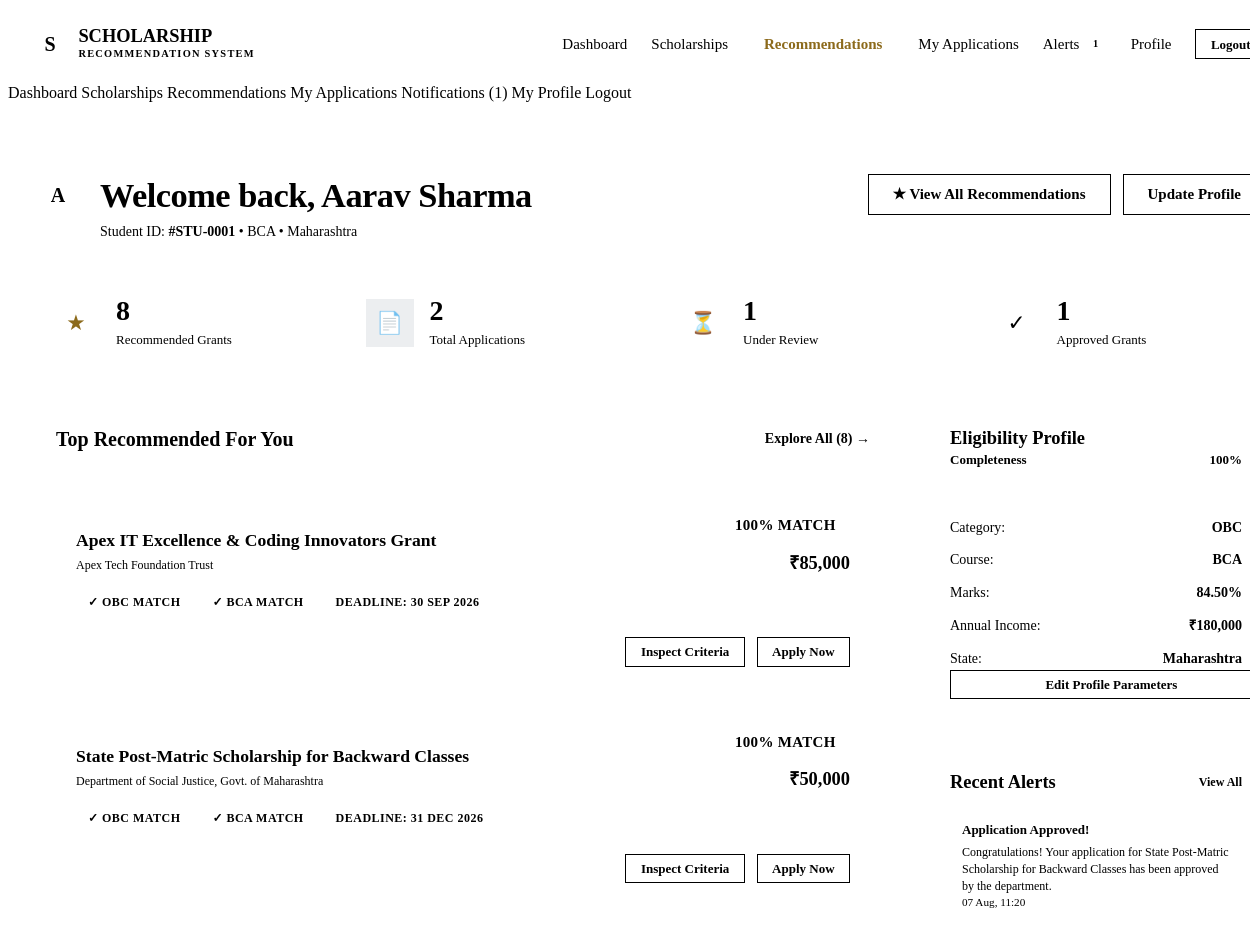
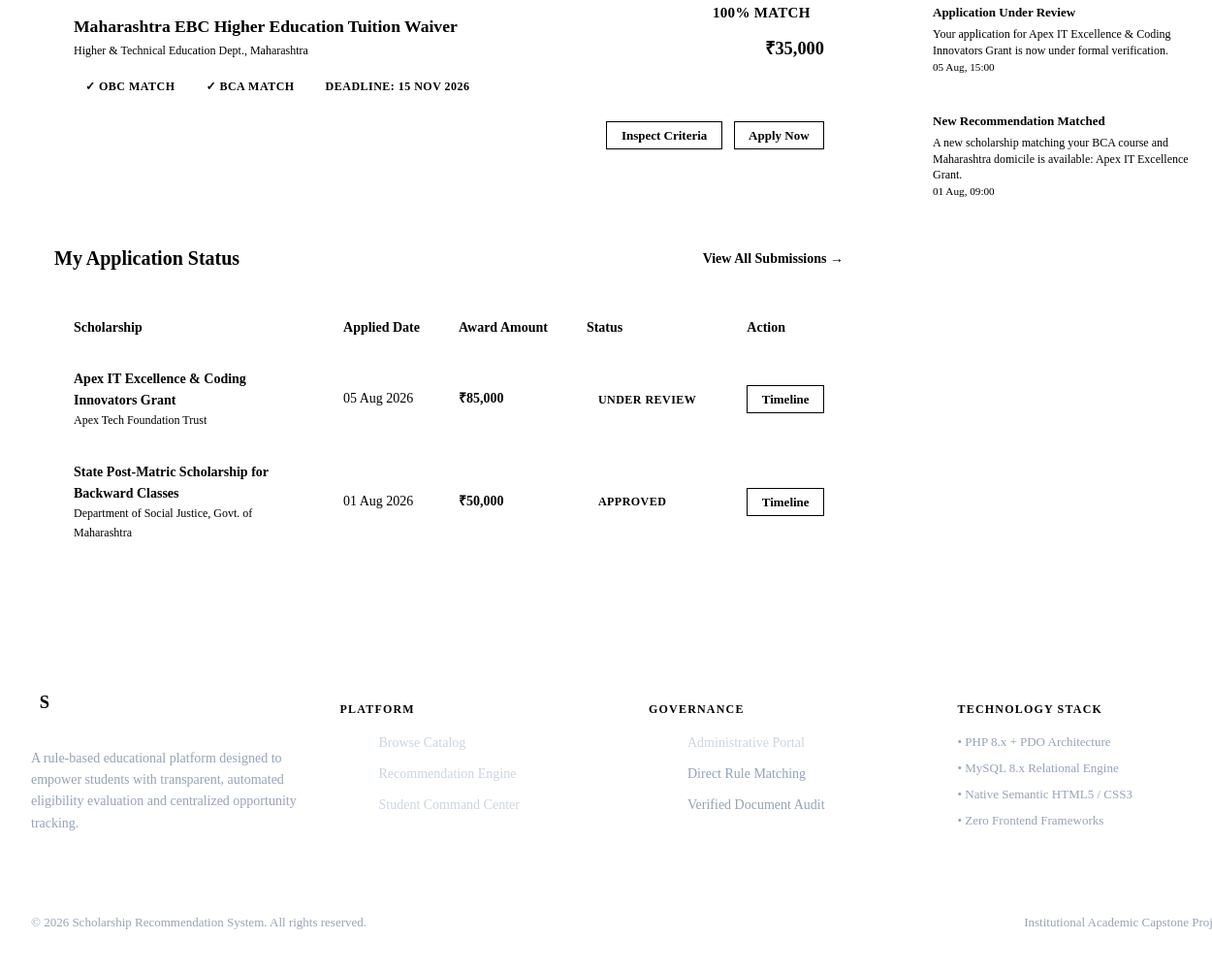
/student/dashboard.php (signed in), run on the app's committed database (2 pictures, top to bottom).
### tables this page shows
CREATE TABLE `tbl_student` (
    `student_id` INT AUTO_INCREMENT PRIMARY KEY,
    `full_name` VARCHAR(100) NOT NULL,
    `email` VARCHAR(120) NOT NULL UNIQUE,
    `password` VARCHAR(255) NOT NULL,
    `dob` DATE NOT NULL,
    `gender` ENUM('Male', 'Female', 'Other') NOT NULL,
    `category` ENUM('General', 'OBC', 'SC', 'ST', 'EWS', 'Minority') NOT NULL,
    `annual_income` DECIMAL(12, 2) NOT NULL,
    `course` VARCHAR(100) NOT NULL,
    `marks_percentage` DECIMAL(5, 2) NOT NULL,
    `state` VARCHAR(80) NOT NULL,
    `created_at` TIMESTAMP DEFAULT CURRENT_TIMESTAMP,
    `updated_at` TIMESTAMP DEFAULT CURRENT_TIMESTAMP ON UPDATE CURRENT_TIMESTAMP,
    INDEX `idx_student_category` (`category`),
    INDEX `idx_student_income` (`annual_income`),
    INDEX `idx_student_marks` (`marks_percentage`),
    INDEX `idx_student_course` (`course`),
    INDEX `idx_student_state` (`state`)
);

CREATE TABLE `tbl_scholarship` (
    `scholarship_id` INT AUTO_INCREMENT PRIMARY KEY,
    `title` VARCHAR(200) NOT NULL,
    `description` TEXT NOT NULL,
    `provider` VARCHAR(150) NOT NULL,
    `amount` DECIMAL(10, 2) NOT NULL,
    `category_required` VARCHAR(100) DEFAULT 'ALL',
    `max_income` DECIMAL(12, 2) NOT NULL DEFAULT 0.00,
    `min_marks` DECIMAL(5, 2) NOT NULL DEFAULT 0.00,
    `eligible_course` VARCHAR(150) DEFAULT 'ALL',
    `state_applicable` VARCHAR(100) DEFAULT 'ALL',
    `gender_applicable` ENUM('ALL', 'Male', 'Female', 'Other') DEFAULT 'ALL',
    `last_date` DATE NOT NULL,
    `status` ENUM('Active', 'Inactive', 'Archived') DEFAULT 'Active',
    `created_at` TIMESTAMP DEFAULT CURRENT_TIMESTAMP,
    `updated_at` TIMESTAMP DEFAULT CURRENT_TIMESTAMP ON UPDATE CURRENT_TIMESTAMP,
    INDEX `idx_scholarship_status` (`status`),
    INDEX `idx_scholarship_deadline` (`last_date`)
);

CREATE TABLE `tbl_application` (
    `application_id` INT AUTO_INCREMENT PRIMARY KEY,
    `student_id` INT NOT NULL,
    `scholarship_id` INT NOT NULL,
    `applied_date` TIMESTAMP DEFAULT CURRENT_TIMESTAMP,
    `status` ENUM('Applied', 'Under Review', 'Approved', 'Rejected') DEFAULT 'Applied',
    `remarks` TEXT NULL,
    `updated_at` TIMESTAMP DEFAULT CURRENT_TIMESTAMP ON UPDATE CURRENT_TIMESTAMP,
    UNIQUE KEY `unique_student_scholarship` (`student_id`, `scholarship_id`),
    CONSTRAINT `fk_app_student` FOREIGN KEY (`student_id`) REFERENCES `tbl_student` (`student_id`) ON DELETE CASCADE,
    CONSTRAINT `fk_app_scholarship` FOREIGN KEY (`scholarship_id`) REFERENCES `tbl_scholarship` (`scholarship_id`) ON DELETE RESTRICT,
    INDEX `idx_app_status` (`status`)
);

CREATE TABLE `tbl_notification` (
    `notification_id` INT AUTO_INCREMENT PRIMARY KEY,
    `student_id` INT NOT NULL,
    `title` VARCHAR(150) NOT NULL,
    `message` TEXT NOT NULL,
    `type` ENUM('Recommendation', 'Application Update', 'Deadline Alert', 'System') DEFAULT 'System',
    `is_read` TINYINT(1) DEFAULT 0,
    `created_at` TIMESTAMP DEFAULT CURRENT_TIMESTAMP,
    CONSTRAINT `fk_notif_student` FOREIGN KEY (`student_id`) REFERENCES `tbl_student` (`student_id`) ON DELETE CASCADE,
    INDEX `idx_notif_student_read` (`student_id`, `is_read`)
);

### student/dashboard.php (the view, shortened to what the rows shown need)
<?php
require_once __DIR__ . '/../includes/auth.php';
require_once __DIR__ . '/../includes/functions.php';
$db = getDB();
$student = getLoggedInStudent($db);
$stmtSch = $db->query("SELECT * FROM tbl_scholarship WHERE status = 'Active' ORDER BY last_date ASC");
$allScholarships = $stmtSch->fetchAll();
$recommendedScholarships = [];
foreach ($allScholarships as $sch) {
    $matchResult = calculateScholarshipMatch($student, $sch);
    if ($matchResult['match_score'] >= 50) {
        $recommendedScholarships[] = array_merge($sch, ['match' => $matchResult]);
    }
}
usort($recommendedScholarships, function($a, $b) {
    if ($b['match']['match_score'] === $a['match']['match_score']) {
        return $b['amount'] <=> $a['amount'];
    }
    return $b['match']['match_score'] <=> $a['match']['match_score'];
});
$stmtApps = $db->prepare("
    SELECT a.*, s.title, s.provider, s.amount, s.last_date
    FROM tbl_application a
    JOIN tbl_scholarship s ON a.scholarship_id = s.scholarship_id
    WHERE a.student_id = ?
    ORDER BY a.applied_date DESC
");
$stmtApps->execute([$student['student_id']]);
$studentApplications = $stmtApps->fetchAll();
$stmtNotifs = $db->prepare("SELECT * FROM tbl_notification WHERE student_id = ? ORDER BY created_at DESC LIMIT 4");
$stmtNotifs->execute([$student['student_id']]);
$recentNotifications = $stmtNotifs->fetchAll();
include __DIR__ . '/../includes/header.php';
?>
<main class="main-content">
    <div class="container">
        <div class="dashboard-header" style="background: transparent; border: none; padding: 0; margin-bottom: 2rem;">
            <div class="dashboard-title-row">
                <div class="user-welcome">
                    <div class="user-avatar">
                        <?= strtoupper(substr($student['full_name'], 0, 1)) ?>
                    </div>
                    <div>
                        <h2 style="margin-bottom: 0.25rem;">Welcome back, <?= sanitize($student['full_name']) ?></h2>
                        <div class="text-sm text-secondary">
                            Student ID: <strong>#STU-<?= str_pad($student['student_id'], 4, '0', STR_PAD_LEFT) ?></strong> • <?= sanitize($student['course']) ?> • <?= sanitize($student['state']) ?>
                        </div>
                    </div>
                </div>
            </div>
        </div>
        <div style="display: grid; grid-template-columns: 1fr 340px; gap: 2rem;">
            <div style="display: flex; flex-direction: column; gap: 2rem;">
                <div class="card">
                    <div class="card-body">
                        <?php if (!empty($recommendedScholarships)): ?>
                            <div style="display: flex; flex-direction: column; gap: 1rem;">
                                <?php foreach (array_slice($recommendedScholarships, 0, 3) as $rec): ?>
                                    <div style="background-color: var(--surface-subtle); border: 1px solid var(--border); border-radius: var(--radius-sm); padding: 1.25rem; display: flex; flex-direction: column; gap: 0.75rem;">
                                        <div style="display: flex; justify-content: space-between; align-items: flex-start; gap: 1rem;">
                                            <div>
                                                <h4 style="font-size: 1.1rem; margin-bottom: 0.25rem;">
                                                    <a href="scholarship_details.php?id=<?= $rec['scholarship_id'] ?>" style="color: var(--primary);">
                                                        <?= sanitize($rec['title']) ?>
                                                    </a>
                                                </h4>
                                                <div class="text-xs text-muted"><?= sanitize($rec['provider']) ?></div>
                                            </div>
                                            <div style="text-align: right; flex-shrink: 0;">
                                                <span class="match-score-badge"><?= $rec['match']['match_score'] ?>% MATCH</span>
                                                <div style="font-family: var(--font-heading); font-size: 1.15rem; font-weight: 700; color: var(--primary); margin-top: 0.25rem;">
                                                    <?= formatCurrency($rec['amount']) ?>
                                                </div>
                                            </div>
                                        </div>
                                        <div style="display: flex; gap: 0.5rem; flex-wrap: wrap; font-size: 0.75rem;">
                                            <span class="badge badge-success">✓ <?= $student['category'] ?> Match</span>
                                            <span class="badge badge-success">✓ <?= $student['course'] ?> Match</span>
                                            <span class="badge badge-neutral">Deadline: <?= formatDate($rec['last_date']) ?></span>
                                        </div>
                                        <div style="display: flex; justify-content: flex-end; gap: 0.75rem; border-top: 1px solid var(--border-light); padding-top: 0.75rem;">
                                            <a href="scholarship_details.php?id=<?= $rec['scholarship_id'] ?>" class="btn btn-secondary btn-sm">Inspect Criteria</a>
                                            <a href="apply.php?id=<?= $rec['scholarship_id'] ?>" class="btn btn-primary btn-sm">Apply Now</a>
                                        </div>
                                    </div>
                                <?php endforeach; ?>
                            </div>
                        <?php endif; ?>
                    </div>
                </div>
                <div class="card">
                    <div class="card-body">
                        <?php if (!empty($studentApplications)): ?>
                            <div class="table-responsive">
                                <table class="table">
                                    <thead>
                                        <tr>
                                            <th>Scholarship</th>
                                            <th>Applied Date</th>
                                            <th>Award Amount</th>
                                            <th>Status</th>
                                            <th>Action</th>
                                        </tr>
                                    </thead>
                                    <tbody>
                                        <?php foreach (array_slice($studentApplications, 0, 4) as $app): ?>
                                            <tr>
                                                <td>
                                                    <strong><?= sanitize($app['title']) ?></strong>
                                                    <div class="text-xs text-muted"><?= sanitize($app['provider']) ?></div>
                                                </td>
                                                <td><?= formatDate($app['applied_date']) ?></td>
                                                <td><strong><?= formatCurrency($app['amount']) ?></strong></td>
                                                <td>
                                                    <?php
                                                    $badgeStyle = 'badge-neutral';
                                                    if ($app['status'] === 'Approved') $badgeStyle = 'badge-success';
                                                    elseif ($app['status'] === 'Under Review') $badgeStyle = 'badge-warning';
                                                    elseif ($app['status'] === 'Rejected') $badgeStyle = 'badge-danger';
                                                    elseif ($app['status'] === 'Applied') $badgeStyle = 'badge-info';
                                                    ?>
                                                    <span class="badge <?= $badgeStyle ?>"><?= $app['status'] ?></span>
                                                </td>
                                                <td>
                                                    <a href="application_status.php?id=<?= $app['application_id'] ?>" class="btn btn-secondary btn-sm">Timeline</a>
                                                </td>
                                            </tr>
                                        <?php endforeach; ?>
                                    </tbody>
                                </table>
                            </div>
                        <?php endif; ?>
                    </div>
                </div>
            </div>
            <div style="display: flex; flex-direction: column; gap: 1.5rem;">
                <div class="card">
                    <div style="display: flex; flex-direction: column; gap: 0.65rem; font-size: 0.875rem; border-top: 1px solid var(--border-light); padding-top: 0.85rem;">
                        <div style="display: flex; justify-content: space-between;">
                            <span class="text-muted">Category:</span>
                            <strong><?= sanitize($student['category']) ?></strong>
                        </div>
                        <div style="display: flex; justify-content: space-between;">
                            <span class="text-muted">Course:</span>
                            <strong><?= sanitize($student['course']) ?></strong>
                        </div>
                        <div style="display: flex; justify-content: space-between;">
                            <span class="text-muted">Marks:</span>
                            <strong><?= sanitize($student['marks_percentage']) ?>%</strong>
                        </div>
                        <div style="display: flex; justify-content: space-between;">
                            <span class="text-muted">Annual Income:</span>
                            <strong><?= formatCurrency($student['annual_income']) ?></strong>
                        </div>
                        <div style="display: flex; justify-content: space-between;">
                            <span class="text-muted">State:</span>
                            <strong><?= sanitize($student['state']) ?></strong>
                        </div>
                    </div>
                </div>
                <div class="card">
                    <?php if (!empty($recentNotifications)): ?>
                        <div style="display: flex; flex-direction: column; gap: 0.75rem;">
                            <?php foreach ($recentNotifications as $n): ?>
                                <div style="padding: 0.75rem; border-radius: var(--radius-sm); background-color: <?= $n['is_read'] ? 'var(--surface-subtle)' : 'var(--accent-subtle)' ?>; border-left: 3px solid <?= $n['is_read'] ? 'var(--border)' : 'var(--accent)' ?>;">
                                    <div style="font-size: 0.8125rem; font-weight: 700; color: var(--primary); margin-bottom: 0.2rem;">
                                        <?= sanitize($n['title']) ?>
                                    </div>
                                    <div style="font-size: 0.75rem; color: var(--text-secondary); line-height: 1.4;">
                                        <?= sanitize($n['message']) ?>
                                    </div>
                                    <div class="text-xs text-muted mt-1" style="font-size: 0.7rem;">
                                        <?= formatDate($n['created_at'], 'd M, H:i') ?>
                                    </div>
                                </div>
                            <?php endforeach; ?>
                        </div>
                    <?php else: ?>
                        <div class="text-sm text-muted text-center py-2">You're all caught up!</div>
                    <?php endif; ?>
                </div>
            </div>
        </div>
    </div>
</main>
<?php include __DIR__ . '/../includes/footer.php'; ?>

### data on the page
tbl_student: full_name "A", full_name "Aarav Sharma", student_id "0001", course "BCA", state "Maharashtra", category "OBC", marks_percentage "84.50", annual_income "₹180,000"
tbl_scholarship: title "Apex IT Excellence & Coding Innovators Grant", provider "Apex Tech Foundation Trust", match_score "100", amount "₹85,000", last_date "30 SEP 2026"
tbl_scholarship: title "State Post-Matric Scholarship for Backward Classes", provider "Department of Social Justice, Govt. of Maharashtra", match_score "100", amount "₹50,000", last_date "31 DEC 2026"
tbl_scholarship: title "Maharashtra EBC Higher Education Tuition Waiver", provider "Higher & Technical Education Dept., Maharashtra", match_score "100", amount "₹35,000", last_date "15 NOV 2026"
tbl_application: scholarship.title "Apex IT Excellence & Coding Innovators Grant", scholarship.provider "Apex Tech Foundation Trust", applied_date "05 Aug 2026", scholarship.amount "₹85,000", status "UNDER REVIEW"
tbl_application: scholarship.title "State Post-Matric Scholarship for Backward Classes", scholarship.provider "Department of Social Justice, Govt. of Maharashtra", applied_date "01 Aug 2026", scholarship.amount "₹50,000", status "APPROVED"
tbl_notification: title "Application Approved!", message "Congratulations! Your application for State Post-Matric Scholarship for Backward Classes has been approved by the department.", created_at "07 Aug, 11:20"
tbl_notification: title "Application Under Review", message "Your application for Apex IT Excellence & Coding Innovators Grant is now under formal verification.", created_at "05 Aug, 15:00"
tbl_notification: title "New Recommendation Matched", message "A new scholarship matching your BCA course and Maharashtra domicile is available: Apex IT Excellence Grant.", created_at "01 Aug, 09:00"

### other printed values
$unreadNotifs "1"
count($recommendedScholarships) "8"
$totalApplied "2"
$underReviewCount "1"
$approvedCount "1"
$profileCompleteness "100"
